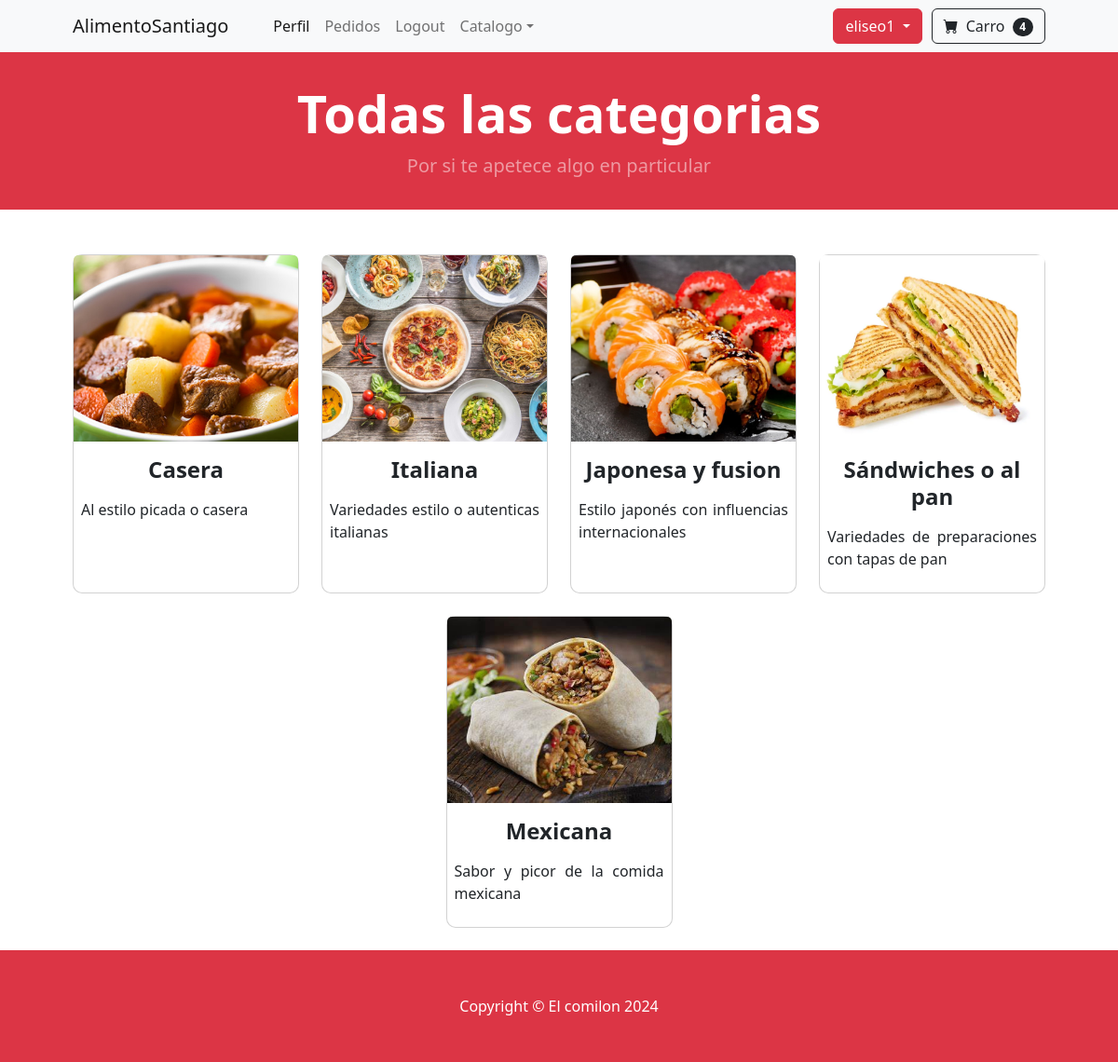
/catalogos/categorias/ (signed in), run on the app's committed database.
### ecommerce/models.py (models this page shows, shortened)
class Categoria(models.Model):
    id_categoria = models.AutoField(db_column='idCategoria' ,primary_key=True)
    nom_categoria = models.CharField(max_length=100, blank=False, null=False)
    des_categoria = models.CharField(max_length=100, blank=True, null=True)
    foto_categoria = models.ImageField(upload_to='img/categoria', blank=True, null=True)
    cat_activo = models.BooleanField(default=True)

### ecommerce/views.py (the view)
# urls.py: path('catalogos/categorias/', views.listarCategorias , name='categorias'),
def listarCategorias(request):
    if not usuarioValido(request, 'cliente'):
        return redirect('homeCliente')
    banderaCatActivo = True
    categoria = Categoria.objects.filter(cat_activo=True).all()
    context = {"arregloCat":categoria, "banderaCatActivo":banderaCatActivo, "itemsCarro": visualizarCantidadCarro(request)}
    return render(request, 'ecommerce/categorias.html', context)

### ecommerce/models.py (called while the page is built)
    @property
    def get_cantidad_items_pedido(self):
        itempedido = self.itempedido_set.all()
        total = sum([item.cantidad_item for item in itempedido])
        return total

### ecommerce/procesadorContexto.py (called while the page is built)
def carro(request):
    return {'carro': Carro(request)}

### ecommerce/views.py (called while the page is built)
def usuarioValido(request, group_name):
    user = request.user
    print(f'USUARIOVALIDO: user el usuario actual es: {user}')
    if isinstance(user, AnonymousUser):
        return True  # permite a usuarios anónimos acceder a la página
    if not user.is_authenticated:
        logout(request)
        messages.error(request, 'Usuario no autenticado.')
        return False
    if not user.groups.filter(name=group_name).exists():
        logout(request)
        messages.error(request, 'Usuario invalido.')
        return False
    return True

def visualizarCantidadCarro(request):
    if request.user.is_authenticated:
        cliente = request.user.cliente
        pedido, created = Pedido.objects.get_or_create(id_cliente=cliente, completado=False)
        items = pedido.itempedido_set.all()
        itemsCarro = pedido.get_cantidad_items_pedido
    else:
        items = []
        pedido = {'get_total_item_oferta_descontada':0, 'get_total_item':0, 'get_cantidad_items_pedido':0}
        itemsCarro = pedido['get_cantidad_items_pedido']
    return itemsCarro

### ecommerce/templates/ecommerce/categorias.html (shortened to what this page needs)
{% extends "cliente/base.html" %}
{% block content  %}
<header class="bg-danger py-4">
    <div class="container px-2 px-lg-2 my-2">
        <div class="text-center text-white">
            <h1 class="display-4 fw-bolder">Todas las categorias</h1>
            <p class="lead fw-normal text-white-50 mb-0">Por si te apetece algo en particular</p>
        </div>
    </div>
</header>
<div class="container px-4 px-lg-5 mt-5">
    <div class="row gx-4 gx-lg-6 row-cols-1 row-cols-md-3 row-cols-xl-4 justify-content-center">
        {% for categoria in arregloCat %}
        <div class="col mb-4">
            <a class="" href="{% url 'platosCategoriaSeleccionada' categoria.nom_categoria %}" style="text-decoration: none; color: inherit;">
            <div class="card h-100 item d-flex flex-column">
                <div class="item-image text-center">
                    <figure>
                        <img class="card-img-top" src="/media/{{categoria.foto_categoria}}" alt="..." />
                    </figure>
                    <h4 class="fw-bolder">{{ categoria.nom_categoria }}</h4>
                    <div class="card-body p-2 flex-grow-1">
                        <p id="info" style="text-align: justify;">{{ categoria.des_categoria}}</p>
                    </div>
                </div>
            </div>
            </a>
        </div>
        {% endfor %}
    </div>
</div>
{% endblock %}

### cliente/templates/cliente/navbar.html (shortened to what this page needs)
<nav class="navbar navbar-expand-lg navbar-light bg-light">
    <div class="container px-4 px-lg-5">
        <a class="navbar-brand" href="{% url 'homeCliente' %}">AlimentoSantiago</a>
        <div class="collapse navbar-collapse" id="navbarSupportedContent">
            <ul class="navbar-nav me-auto mb-2 mb-lg-0 ms-lg-4">
            {% if user.is_authenticated %}
                <li class="nav-item"><a class="nav-link active" aria-current="page" href="{% url 'perfilCliente' %}">Perfil</a></li>
                <li class="nav-item"><a class="nav-link" href="#!">Pedidos</a></li>
                <li class="nav-item"><a class="nav-link" href="{% url 'logoutCliente' %}">Logout</a></li>
            {% endif %}
                <li class="nav-item dropdown">
                    <a class="nav-link dropdown-toggle" id="navbarDropdown" href="#" role="button" data-bs-toggle="dropdown" aria-expanded="false">Catalogo</a>
                </li>
            </ul>
            {% if user.is_authenticated %}
            <div class="btn-group" style="margin-right: 10px">
                <button type="button" class="btn btn-danger dropdown-toggle" data-bs-toggle="dropdown" data-bs-display="static" aria-expanded="false">
                    {{ user.username }}
                </button>
              </div>
            {% endif %}
            <form class="d-flex">
                {% if user.is_authenticated %}
                <a class="btn btn-outline-dark count-products" type="submit" href="{% url 'carroEstado' %}" class="btn btn-outline-dark">
                    <i class="bi-cart-fill me-1"></i>
                    Carro
                    <span id="contador-productos" class="badge bg-dark text-white ms-1 rounded-pill">{{itemsCarro}}</span>
                </a>
                {% else %}
                <a class="btn btn-outline-dark count-products" type="submit" href="{% url 'avisoCarro' %}" class="btn btn-outline-dark">
                    <i class="bi-cart-fill me-1"></i>
                    Carro
                    <span id="contador-productos" class="badge bg-dark text-white ms-1 rounded-pill">0</span>
                </a>
                {% endif %}
            </form>
        </div>
    </div>
</nav>

### static/css/cards.css (style rules this page uses)
.item { border-radius: 10px; }
.item img { width: 100%; height: 200px; object-fit: cover; border-radius: 5px 5px 0 0; transition: all .5s; }
.item figure { overflow: hidden; }

### data on the page
Categoria: foto_categoria (picture), nom_categoria "Casera", des_categoria "Al estilo picada o casera"
Categoria: foto_categoria (picture), nom_categoria "Italiana", des_categoria "Variedades estilo o autenticas italianas"
Categoria: foto_categoria (picture), nom_categoria "Japonesa y fusion", des_categoria "Estilo japonés con influencias internacionales"
Categoria: foto_categoria (picture), nom_categoria "Sándwiches o al pan", des_categoria "Variedades de preparaciones con tapas de pan"
Categoria: foto_categoria (picture), nom_categoria "Mexicana", des_categoria "Sabor y picor de la comida mexicana"

### other printed values
{{ user.username }} "eliseo1"
{{ itemsCarro }} "4"
